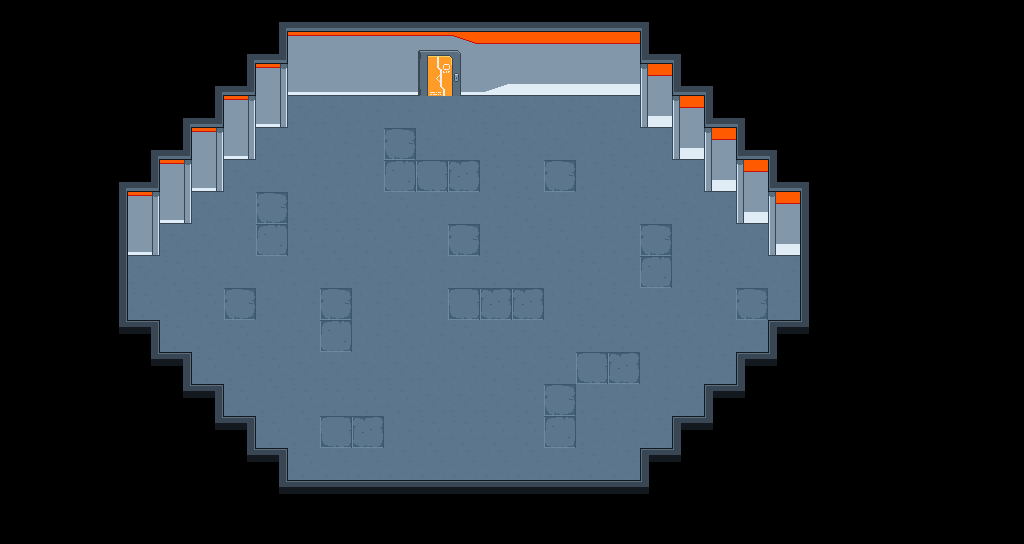

Below is a game level as drawn by its tile map, then a one-line description and the .tmx that defines it (tile-layer data replaced by summaries):
An orthogonal 32x17 tile map with 32x32 px tiles, 5 tile layers (suelo, bordes_y_pared, esquinas, puerta_abierta, ...) and 38 objects.

<map version="1.10" tiledversion="1.11.2" orientation="orthogonal" renderorder="right-down" width="32" height="17" tilewidth="32" tileheight="32" infinite="0" nextlayerid="11" nextobjectid="45">
 <tileset firstgid="1" source="../pixel_cyberpunk_interior_free_1.0.1/pixel-cyberpunk-interior.tsx" />
 <layer id="3" name="suelo" width="32" height="17">
  <data>[544 cells, 192 non-empty, 8 distinct tile ids]</data>
 </layer>
 <layer id="1" name="bordes_y_pared" width="32" height="17">
  <data>[544 cells, 136 non-empty, 25 distinct tile ids]</data>
 </layer>
 <layer id="2" name="esquinas" width="32" height="17">
  <data>[544 cells, 20 non-empty, 4 distinct tile ids]</data>
 </layer>
 <layer id="4" name="puerta_abierta" width="32" height="17">
  <data>[544 cells, 4 non-empty, 4 distinct tile ids]</data>
 </layer>
 <layer id="5" name="puerta_cerrada" width="32" height="17">
  <data>[544 cells, 4 non-empty, 4 distinct tile ids]</data>
 </layer>
 <objectgroup id="6" name="spawn_point">
  <object id="1" x="440.359" y="98.5879">
   <point />
  </object>
 </objectgroup>
 <objectgroup id="7" name="hitbox_fondo">
  <object id="2" x="460.25" y="16.75" width="218.75" height="79.5" />
  <object id="3" x="640" y="46" width="54" height="82.5" />
  <object id="4" x="672.25" y="71" width="59.5" height="89" />
  <object id="5" x="704" y="95.75" width="59.75" height="96.5" />
  <object id="6" x="736.5" y="113.25" width="50.25" height="110.25" />
  <object id="7" x="768.5" y="125.5" width="56" height="130.75" />
  <object id="8" x="800.25" y="156.25" width="66.5" height="179.75" />
  <object id="9" x="768.5" y="320.75" width="45" height="49" />
  <object id="10" x="736.5" y="352.5" width="73" height="73.25" />
  <object id="11" x="704.25" y="384.25" width="64" height="69" />
  <object id="12" x="672.5" y="416.5" width="64.25" height="72.75" />
  <object id="13" x="640.25" y="448.5" width="64.25" height="69.25" />
  <object id="14" x="273" y="480.667" width="377" height="57.3333" />
  <object id="15" x="221" y="448.333" width="67" height="64.6667" />
  <object id="16" x="189.667" y="416.333" width="66.3333" height="96.6667" />
  <object id="17" x="141" y="384" width="83" height="64.3333" />
  <object id="18" x="124" y="352" width="67.6667" height="70.3333" />
  <object id="19" x="100.667" y="320.333" width="59.3333" height="65.3333" />
  <object id="20" x="59" y="175.667" width="68.6667" height="166" />
  <object id="21" x="100.667" y="135.333" width="59" height="121" />
  <object id="22" x="103" y="98" width="89" height="126.333" />
  <object id="23" x="154.667" y="61.3333" width="69" height="130.333" />
  <object id="24" x="193" y="25" width="63" height="135.667" />
  <object id="25" x="229.667" y="-20.3333" width="57.6667" height="148.667" />
  <object id="26" x="265.333" y="-22.6667" width="161.333" height="119" />
  <object id="27" x="412.667" y="-12.3333" width="56.6667" height="69.3333" />
 </objectgroup>
 <objectgroup id="8" name="puerta">
  <object id="28" x="440" y="80.6667">
   <point />
  </object>
 </objectgroup>
 <objectgroup id="10" name="spawn_cofre">
  <object id="35" x="589.333" y="160.667">
   <point />
  </object>
  <object id="36" x="671.333" y="226">
   <point />
  </object>
  <object id="37" x="720" y="288.667">
   <point />
  </object>
  <object id="38" x="652" y="367.333">
   <point />
  </object>
  <object id="39" x="590.667" y="414.667">
   <point />
  </object>
  <object id="40" x="312.667" y="412.667">
   <point />
  </object>
  <object id="41" x="258" y="366">
   <point />
  </object>
  <object id="42" x="192" y="309.333">
   <point />
  </object>
  <object id="43" x="249.333" y="242">
   <point />
  </object>
  <object id="44" x="314" y="181.333">
   <point />
  </object>
 </objectgroup>
</map>